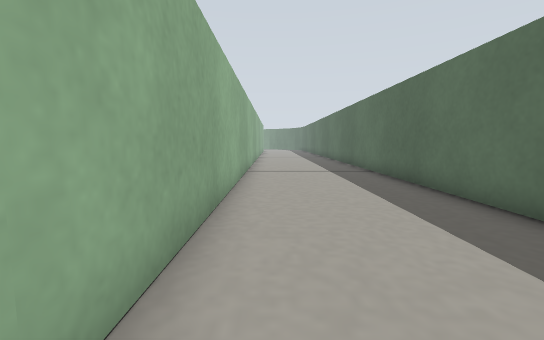
[1] (above)

17 first-person views from a walk through a robot-simulator world made for Gazebo. The camera is 0.12 m above the floor, tilts 6° down and sees 90° across. The floor is counted in squares, 0.1 m on a side. Each view is taken from the middle of a square. On the plan, view 1 faces up. The plan holds only what a view shows up to about 12 squares ahead; the rest is blank. The place goes on beyond the plan.

[2]
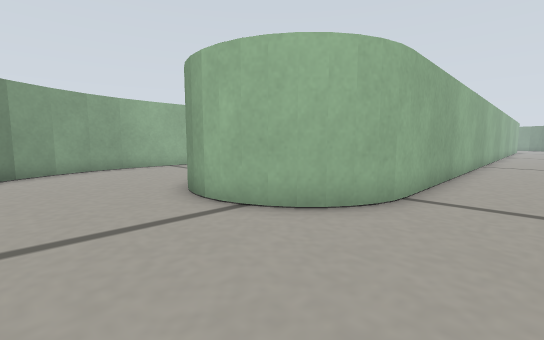

[3]
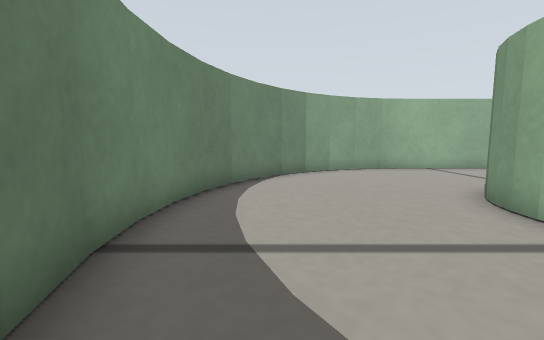

[4]
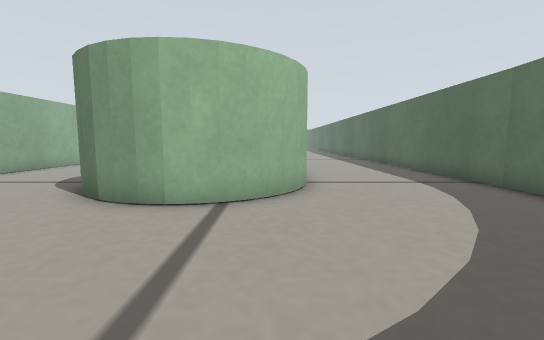

[5]
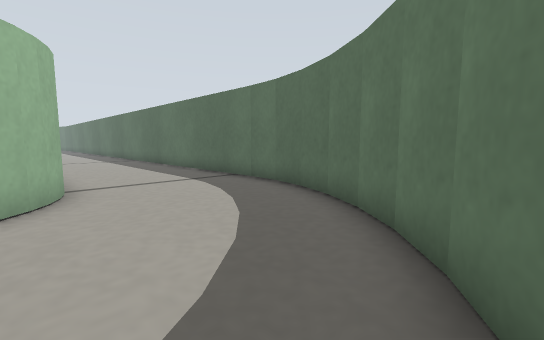

[6]
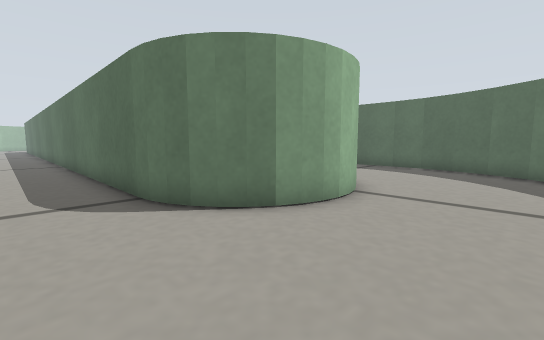

[7]
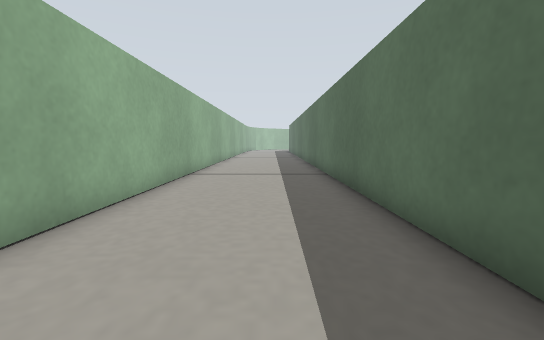

[8]
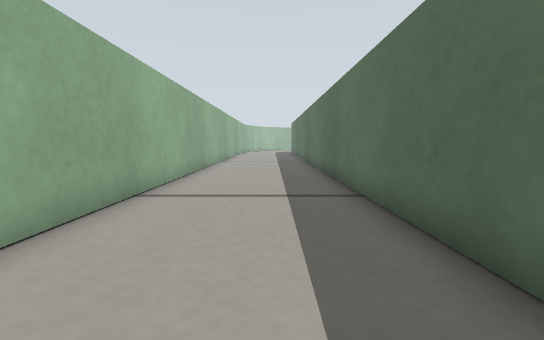

[9]
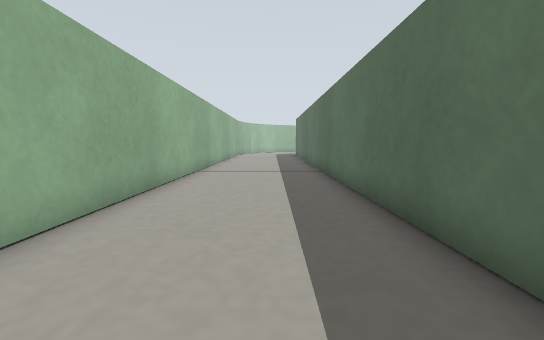

[10]
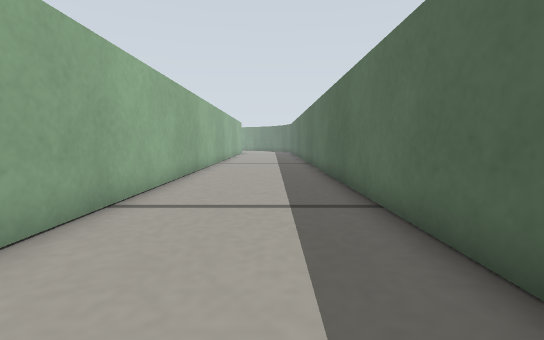

[11]
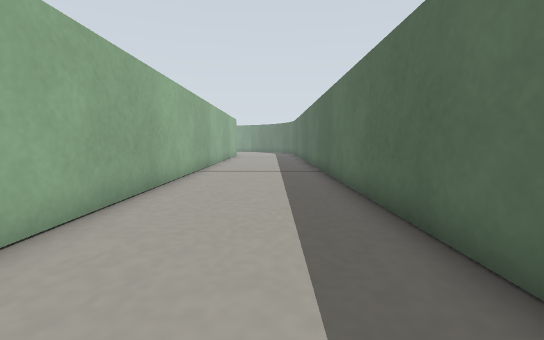

[12]
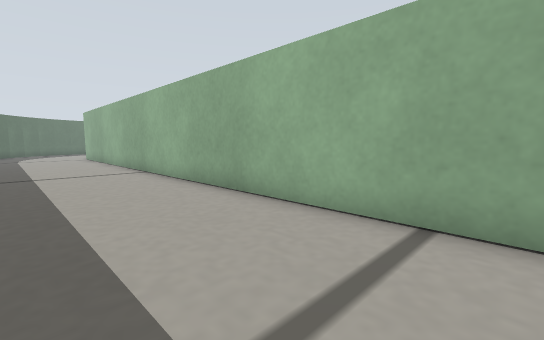

[13]
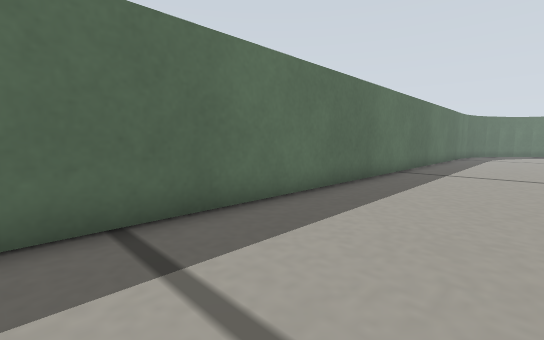

[14]
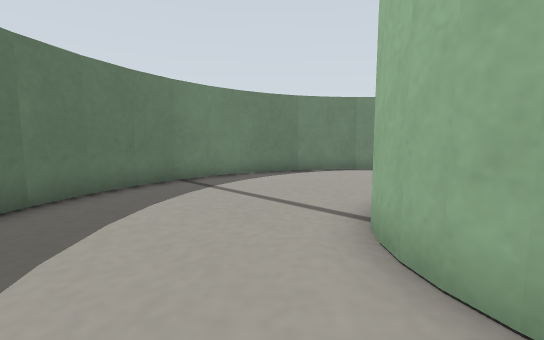

[15]
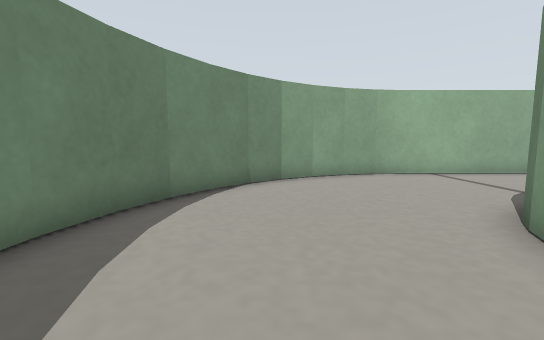

[16]
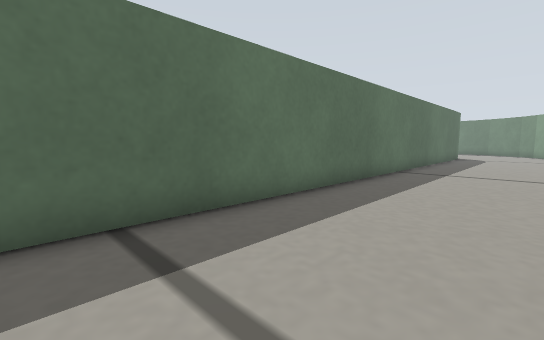

[17]
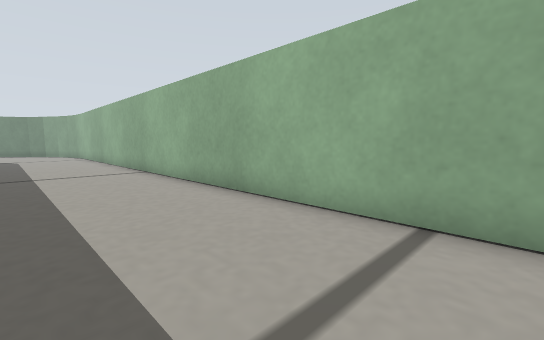

### Floor plan
Points are (right, up) in squares from view 1. A wall is a line through its corners. A room is listed if a view was taken in it or the views show most of it. See-through windows are left out.
Room 1 (views 1, 2, 3, 4, 5, 6, 7, 8, 9, 10, 11, 12, 13, 14, 15, 16, 17)
walls: (-7, 0.4) (-7, 22.1); (-5.4, -1.6) (-6.1, -1.1) (-6.7, -0.3) (-7, 0.6); (-11.9, -1.1) (-11.6, -2.5); (-1, 0.5) (-1.2, -0.3) (-1.7, -0.9); (-1.2, 0) (-1.5, -0.8) (-2.3, -1.5) (-3.2, -1.9) (-4.3, -2) (-5, -1.8); (-4, -2) (-4.8, -1.9) (-5.7, -1.5) (-6.5, -0.7) (-6.8, 0); (-11.6, -2.4) (-11.1, -3.7); (-2, -1.2) (-2.7, -1.8) (-3.5, -2); (-11.2, -3.5) (-10.4, -4.8); (-10.5, -4.6) (-9.7, -5.6) (-8.7, -6.5); (-8.8, -6.4) (-7.5, -7.2); (-7.7, -7.1) (-6.4, -7.6); (4, -1.4) (4, 22.1); (-6.5, -7.6) (-5.1, -7.9); (3.6, -2.6) (3.9, -1.2); (-5.4, -7.9) (-4, -8); (3.1, -3.7) (3.6, -2.4); (-4.1, -8) (-2.7, -7.9); (-12, 22.1) (-12, -1.2); (2.5, -4.7) (3.2, -3.5); (-2.8, -7.9) (-1.4, -7.6); (1.6, -5.7) (2.5, -4.6); (-1.6, -7.6) (-0.4, -7.1); (0.6, -6.5) (1.7, -5.6); (-0.5, -7.2) (0.7, -6.5); (-1, 22.1) (-1, 0.4)

Positions as (right, up) in squares from view 1, and headings:
1: (0, 0), facing up
2: (1, -5), facing up-left
3: (0, -6), facing left
4: (-2, -7), facing up
5: (-2, -7), facing up-right
6: (-9, -5), facing up-right
7: (-9, 1), facing up
8: (-9, 5), facing up
9: (-9, 10), facing up
10: (2, 6), facing up
11: (2, 10), facing up
12: (3, 22), facing down-left
13: (0, 22), facing down-right
14: (1, 0), facing down-left
15: (-2, -5), facing left
16: (-11, 22), facing down-right
17: (-8, 22), facing down-left
